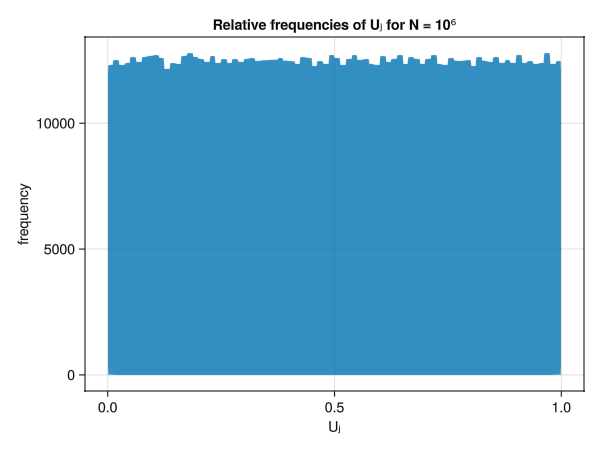

This chart was generated by the following Julia code:
using GLMakie
function MRG32k3a(seed::Integer, N::Integer)
    m₁ = 2.0^32 - 209
    m₂ = 2.0^32 - 22853

    X = Vector{Float64}(undef, N+3)
    Y = Vector{Float64}(undef, N+3)

    for i = 1:3
        X[i] = Float64(seed)
        Y[i] = Float64(seed)
    end

    for j in 1:length(X) - 3
        X[j+3] = mod(1403580*X[j+1] - 810728*X[j], m₁)
        Y[j+3] = mod(527642*Y[j+2] - 1370589*Y[j], m₂)
    end
    
    transformX(Xk::Float64) = Xk ≥ 0 ? Xk : Xk - m₁*Xk
    transformY(Yk::Float64) = Yk ≥ 0 ? Yk : Yk - m₂*Yk
    
    Xhat = transformX.(X)
    Yhat = transformY.(Y)

    Uk = Vector{Float64}(undef, N)
    for i in eachindex(Xhat)
        if i > length(Xhat) - 3
            break
        end
        Uk[i] = mod(Xhat[i+3] - Yhat[i+3], m₁) / (m₁ + 1)
    end
    Uk
end

function question2()
    fig = Figure()
    ax = Axis(fig[1, 1],
        title = "Relative frequencies of Uⱼ for N = 10⁶",
        xlabel = "Uⱼ",
        ylabel = "frequency"
    )
    hist!(ax, MRG32k3a(111, 1000000), bins = 80)
    save("question2.png", fig)
end
